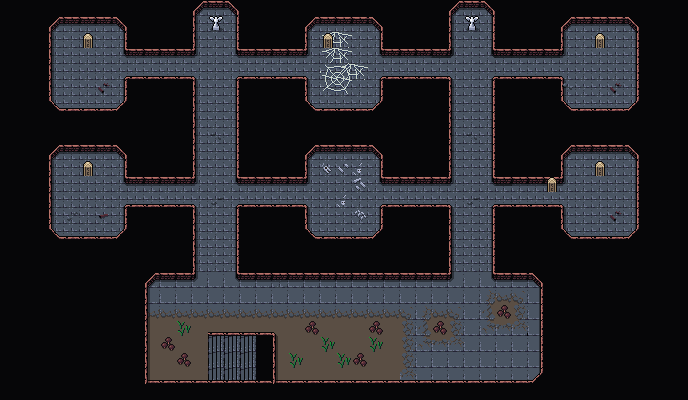

This game map was drawn from its Tiled (.tmx) file and the tilesets committed beside it. A one-line description and the trimmed map source follow:
An orthogonal 43x25 tile map with 16x16 px tiles, 4 tile layers (Background, Ground, Clutter, Objects), 3 tilesets and 27 objects.

<map version="1.10" tiledversion="1.10.1" orientation="orthogonal" renderorder="right-down" width="43" height="25" tilewidth="16" tileheight="16" infinite="0" nextlayerid="7" nextobjectid="79">
 <editorsettings>
  <export target="wastetown..tmx" format="tmx" />
 </editorsettings>
 <tileset firstgid="1" source="../../../../common/maps/tileset/main.tsx" />
 <tileset firstgid="10113" source="../../../../common/maps/tileset/buildings.tsx" />
 <tileset firstgid="11905" source="../../../../common/maps/tileset/dungeon.tsx" />
 <layer id="1" name="Background" width="43" height="25">
  <data>[1075 cells, 952 non-empty, 8 distinct tile ids]</data>
 </layer>
 <layer id="2" name="Ground" width="43" height="25">
  <data>[1075 cells, 651 non-empty, 30 distinct tile ids]</data>
 </layer>
 <layer id="3" name="Clutter" width="43" height="25">
  <data>[1075 cells, 398 non-empty, 41 distinct tile ids]</data>
 </layer>
 <layer id="6" name="Objects" width="43" height="25">
  <properties>
   <property name="spriteLayer" type="bool" value="true" />
  </properties>
  <data>[1075 cells, 12 non-empty, 2 distinct tile ids]</data>
 </layer>
 <objectgroup id="4" name="Objects">
  <object id="38" template="../../../../common/maps/obj/entry_up.tx" x="209" y="380.5" width="62.5" height="45">
   <properties>
    <property name="direction" value="right" />
    <property name="teleport" value="../RioEdited/maps/map/graveyard_crypt/graveyard_2.tmx" />
   </properties>
  </object>
  <object id="47" template="../../../../common/maps/obj/gold.tx" x="337" y="175" />
  <object id="49" template="../../../../common/maps/obj/gold.tx" x="60" y="176.5" />
  <object id="55" template="../../../../common/maps/obj/enemy.tx" x="336" y="201.5" visible="1">
   <properties>
    <property name="enemy" value="Skeleton Soldier" />
    <property name="hidden" type="bool" value="true" />
    <property name="pursueRange" type="float" value="60" />
    <property name="threatRange" type="float" value="30" />
   </properties>
  </object>
  <object id="56" template="../../../../common/maps/obj/gold.tx" x="334" y="41.5" />
  <object id="57" template="../../../../common/maps/obj/enemy.tx" x="333.5" y="75.5" visible="1">
   <properties>
    <property name="enemy" value="Cave Spider" />
    <property name="pursueRange" type="float" value="60" />
    <property name="threatRange" type="float" value="50" />
   </properties>
  </object>
  <object id="58" template="../../obj/treasure.tx" x="595" y="216.5" />
  <object id="59" template="../../../../common/maps/obj/manashards.tx" x="606.5" y="48" />
  <object id="60" template="../../../../common/maps/obj/manashards.tx" x="315" y="303.5" />
  <object id="61" template="../../../../common/maps/obj/enemy.tx" x="320" y="353" visible="1">
   <properties>
    <property name="enemy" value="Poisonous Snake" />
    <property name="pursueRange" type="float" value="60" />
    <property name="threatRange" type="float" value="30" />
   </properties>
  </object>
  <object id="62" template="../../../../common/maps/obj/enemy.tx" x="567" y="201" visible="1">
   <properties>
    <property name="enemy" value="Spider" />
    <property name="pursueRange" type="float" value="60" />
    <property name="threatRange" type="float" value="30" />
    <property name="waypoints" value="72,74,62" />
   </properties>
  </object>
  <object id="63" template="../../../../common/maps/obj/enemy.tx" x="569" y="71" visible="1">
   <properties>
    <property name="enemy" value="Spider" />
    <property name="pursueRange" type="float" value="60" />
    <property name="threatRange" type="float" value="30" />
    <property name="waypoints" value="73,75" />
   </properties>
  </object>
  <object id="64" template="../../../../common/maps/obj/enemy.tx" x="99" y="72" visible="1">
   <properties>
    <property name="enemy" value="Spider" />
    <property name="pursueRange" type="float" value="60" />
    <property name="threatRange" type="float" value="30" />
    <property name="waypoints" value="66,71,70,68,75" />
   </properties>
  </object>
  <object id="65" template="../../../../common/maps/obj/enemy.tx" x="98" y="199" visible="1">
   <properties>
    <property name="enemy" value="Spider" />
    <property name="pursueRange" type="float" value="60" />
    <property name="threatRange" type="float" value="30" />
    <property name="waypoints" value="72,74,70,69,70,72" />
   </properties>
  </object>
  <object id="66" template="../../../../common/maps/obj/waypoint.tx" x="206.5" y="71" />
  <object id="67" template="../../../../common/maps/obj/waypoint.tx" x="209" y="271" />
  <object id="68" template="../../../../common/maps/obj/waypoint.tx" x="464" y="55.5" />
  <object id="69" template="../../../../common/maps/obj/waypoint.tx" x="464" y="272.5" />
  <object id="70" template="../../../../common/maps/obj/waypoint.tx" x="467" y="204.5" />
  <object id="71" template="../../../../common/maps/obj/waypoint.tx" x="207" y="202.5" />
  <object id="72" template="../../../../common/maps/obj/waypoint.tx" x="60" y="199" />
  <object id="73" template="../../../../common/maps/obj/waypoint.tx" x="595" y="73.5" />
  <object id="74" template="../../../../common/maps/obj/waypoint.tx" x="592.5" y="202" />
  <object id="75" template="../../../../common/maps/obj/waypoint.tx" x="68" y="72.5" />
  <object id="76" template="../../../../common/maps/obj/enemy.tx" x="201" y="137.5" visible="1">
   <properties>
    <property name="enemy" value="Spider" />
    <property name="pursueRange" type="float" value="60" />
    <property name="threatRange" type="float" value="30" />
    <property name="waypoints" value="67,66" />
   </properties>
  </object>
  <object id="77" template="../../../../common/maps/obj/enemy.tx" x="467.5" y="152" visible="1">
   <properties>
    <property name="enemy" value="Spider" />
    <property name="pursueRange" type="float" value="60" />
    <property name="threatRange" type="float" value="30" />
    <property name="waypoints" value="68,69" />
   </properties>
  </object>
  <object id="78" template="../../obj/booster.tx" x="63.5" y="48">
   <properties>
    <property name="reward">[{"editions":["DMU","BRO","NEO","MID","VOW","SNC","ONE","MOM","MAT","WOE","AFR"],"type":"card","count":10,"rarity":["Common"]},{"editions":["DMU","BRO","NEO","MID","VOW","SNC","ONE","MOM","MAT","WOE","AFR"],"type":"card","count":3,"rarity":["Uncommon"]},{"editions":["DMU","BRO","NEO","MID","VOW","SNC","ONE","MOM","MAT","WOE","AFR"],"type":"card","count":3,"rarity":["Rare","Mythic Rare"]}]</property>
   </properties>
  </object>
 </objectgroup>
</map>
